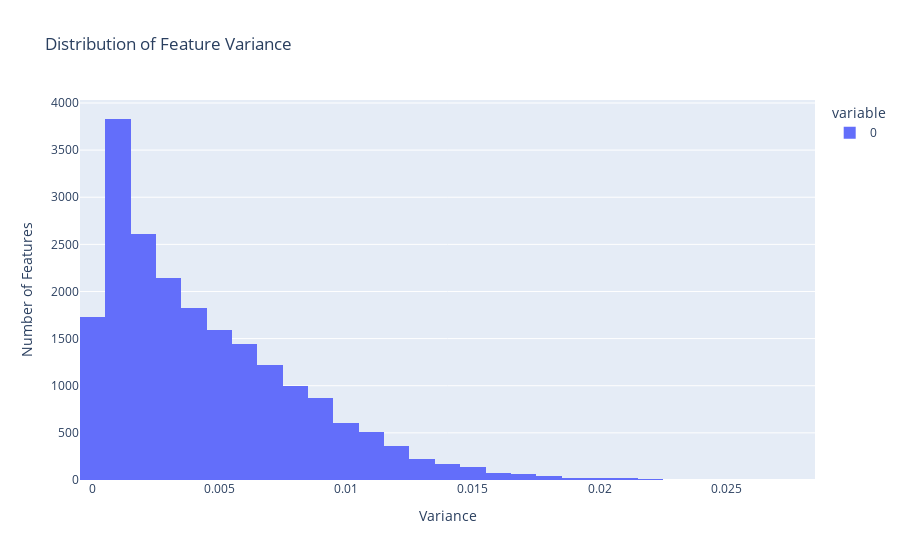

Notebook code cell kept with this figure:
### Code cell
scaler = MinMaxScaler()
X_scaled = scaler.fit_transform(extracted_data)
df_scaled = pd.DataFrame(X_scaled, columns=extracted_data.columns)
# Calculate variance of each feature
variances = df_scaled.var()

# Plot feature variance
fig = px.histogram(variances,
                   nbins=50,
                   labels={'value': 'Variance'},
                   title='Distribution of Feature Variance')

fig.update_layout(xaxis_title='Variance',
                  yaxis_title='Number of Features')
fig.show()

### Figure 1 — Plotly figure (JSON) as saved in the notebook; plotly's stock layout.template omitted (floating-point values rounded to 4 significant figures; data arrays with more than 128 entries replaced by an {"elided": "..."} marker saying what was removed)
{"data": [{"bingroup": "x", "hovertemplate": "variable=0<br>Variance=%{x}<br>count=%{y}<extra></extra>", "legendgroup": "0", "marker": {"color": "#636efa", "pattern": {"shape": ""}}, "name": "0", "nbinsx": 50, "orientation": "v", "showlegend": true, "type": "histogram", "x": {"elided": "20531 float values"}, "xaxis": "x", "yaxis": "y"}], "layout": {"barmode": "relative", "legend": {"title": {"text": "variable"}, "tracegroupgap": 0}, "title": {"text": "Distribution of Feature Variance"}, "xaxis": {"anchor": "y", "domain": [0, 1], "title": {"text": "Variance"}}, "yaxis": {"anchor": "x", "domain": [0, 1], "title": {"text": "Number of Features"}}}}
